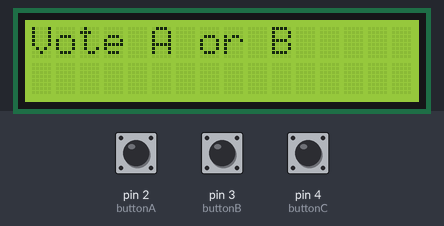
The sketch below on a simulated Arduino Uno, built with avr-gcc and run on an emulated ATmega328P. Shown: 16×2 character LCD. The inputs (shaded band) are chosen by the test bench; at power-on: pin 4 (buttonC) HIGH, pin 2 (buttonA) HIGH, pin 3 (buttonB) HIGH.

Above: at 5.2 s.
5.3 s: pin 4 (buttonC) pulled LOW for 0.15 s
At 5.8 s:
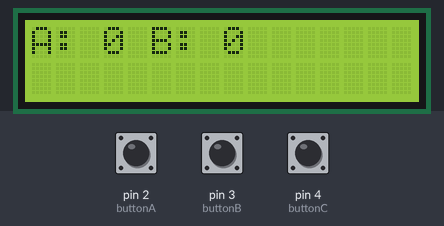
8.4 s: pin 2 (buttonA) pulled LOW for 3.2 s
At 12.2 s:
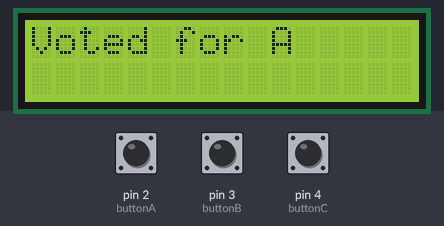
13.9 s: pin 3 (buttonB) pulled LOW for 0.15 s
At 14.7 s:
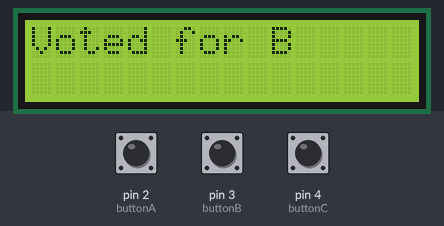
16.4 s: pin 4 (buttonC) pulled LOW for 1 s
At 20.2 s:
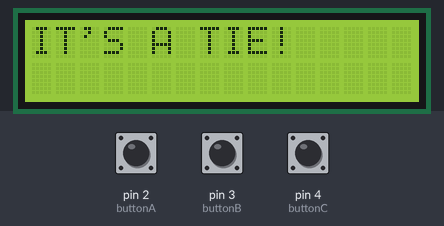
20.4 s: pin 3 (buttonB) pulled LOW for 3.2 s
At 23.3 s:
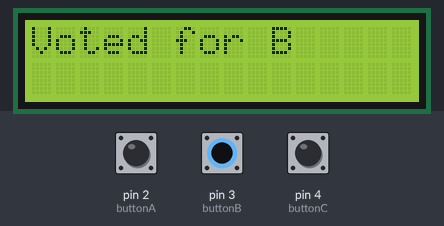
25.1 s: pin 4 (buttonC) pulled LOW for 0.15 s
At 29.2 s:
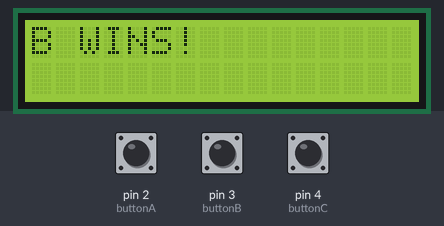
Timing chart, 0 to 30.7 s (numbered marks = the images above; inputs shaded):
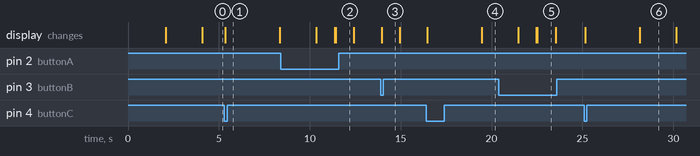

Measured:
- after the input at 5.3 s, the display: changes after 0.05 s (image 1)
- after the input at 8.4 s, the display: first differs from a run without the input after 3.0 s (image 2)
- after the input at 13.9 s, the display: changes after 0.05 s (image 3)
- after the input at 16.4 s, the display: first changes after 0.05 s (image 4 shows a later state)
- after the input at 20.4 s, the display: first differs from a run without the input after 2.1 s (image 5)
- after the input at 25.1 s, the display: first changes after 0.05 s (image 6 shows a later state)
- what the display in image 5 shows lasts 1.0 s, from 22.5 s to 23.5 s

The sketch:

main.ino
```cpp
#include <LiquidCrystal.h>  // Include the LiquidCrystal library

// Button pins
const int buttonA = 2; // Button for Candidate A
const int buttonB = 3; // Button for Candidate B
const int buttonC = 4; // Button to display results

// Vote counters
int votesA = 0; // Counter for Candidate A
int votesB = 0; // Counter for Candidate B

// Initialize the LCD library with the numbers of the interface pins
LiquidCrystal lcd(7, 8, 9, 10, 11, 12);

void setup() {
  // Set button pins as input
  pinMode(buttonA, INPUT_PULLUP);
  pinMode(buttonB, INPUT_PULLUP);
  pinMode(buttonC, INPUT_PULLUP);

  // Initialize the LCD
  lcd.begin(16, 2);

  // Display welcome message
  lcd.setCursor(0, 0);
  lcd.print("  WELCOME TO  ");
  lcd.setCursor(0, 1);
  lcd.print(" EVM MACHINE  ");
  delay(2000); // Display for 2 seconds

  // Clear the LCD and show project info
  lcd.clear();
  lcd.setCursor(0, 0);
  lcd.print("3RD YEAR");
  lcd.setCursor(0, 1);
  lcd.print("PROJECT DEMO");
  delay(2000); // Display for 2 seconds

  // Show voting prompt
  showVotePrompt();
}

void loop() {
  // Check if Button A is pressed
  if (digitalRead(buttonA) == LOW) {
    delay(50); // Debounce delay
    if (digitalRead(buttonA) == LOW) {
      votesA++; // Increment vote for Candidate A
      lcd.clear();
      lcd.setCursor(0, 0);
      lcd.print("Voted for A");
      delay(1000); // Display confirmation for 1 second
      showVotePrompt(); // Show voting prompt again
      while (digitalRead(buttonA) == LOW); // Wait for button release
    }
  }

  // Check if Button B is pressed
  if (digitalRead(buttonB) == LOW) {
    delay(50); // Debounce delay
    if (digitalRead(buttonB) == LOW) {
      votesB++; // Increment vote for Candidate B
      lcd.clear();
      lcd.setCursor(0, 0);
      lcd.print("Voted for B");
      delay(1000); // Display confirmation for 1 second
      showVotePrompt(); // Show voting prompt again
      while (digitalRead(buttonB) == LOW); // Wait for button release
    }
  }

  // Check if Button C is pressed
  if (digitalRead(buttonC) == LOW) {
    delay(50); // Debounce delay
    if (digitalRead(buttonC) == LOW) {
      showResults(); // Show results
      while (digitalRead(buttonC) == LOW); // Wait for button release
    }
  }
}

void showResults() {
  lcd.clear();
  lcd.setCursor(0, 0);
  lcd.print("A: ");
  lcd.print(votesA); // Display votes for Candidate A
  lcd.print(" B: ");
  lcd.print(votesB); // Display votes for Candidate B
  delay(3000); // Display for 3 seconds

  lcd.clear();
  lcd.setCursor(0, 0);
  // Determine and display the winner
  if (votesA > votesB) {
    lcd.print("A WINS!");
  } else if (votesB > votesA) {
    lcd.print("B WINS!");
  } else {
    lcd.print("IT'S A TIE!");
  }
  delay(2000); // Display result for 2 seconds

  // Reset votes
  votesA = 0;
  votesB = 0;

  lcd.clear();
  lcd.setCursor(0, 0);
  lcd.print("Votes Reset");
  delay(1000); // Display reset message for 1 second

  showVotePrompt(); // Show voting prompt again
}

void showVotePrompt() {
  lcd.clear();
  lcd.setCursor(0, 0);
  lcd.print("Vote A or B"); // Display voting prompt
}
```
